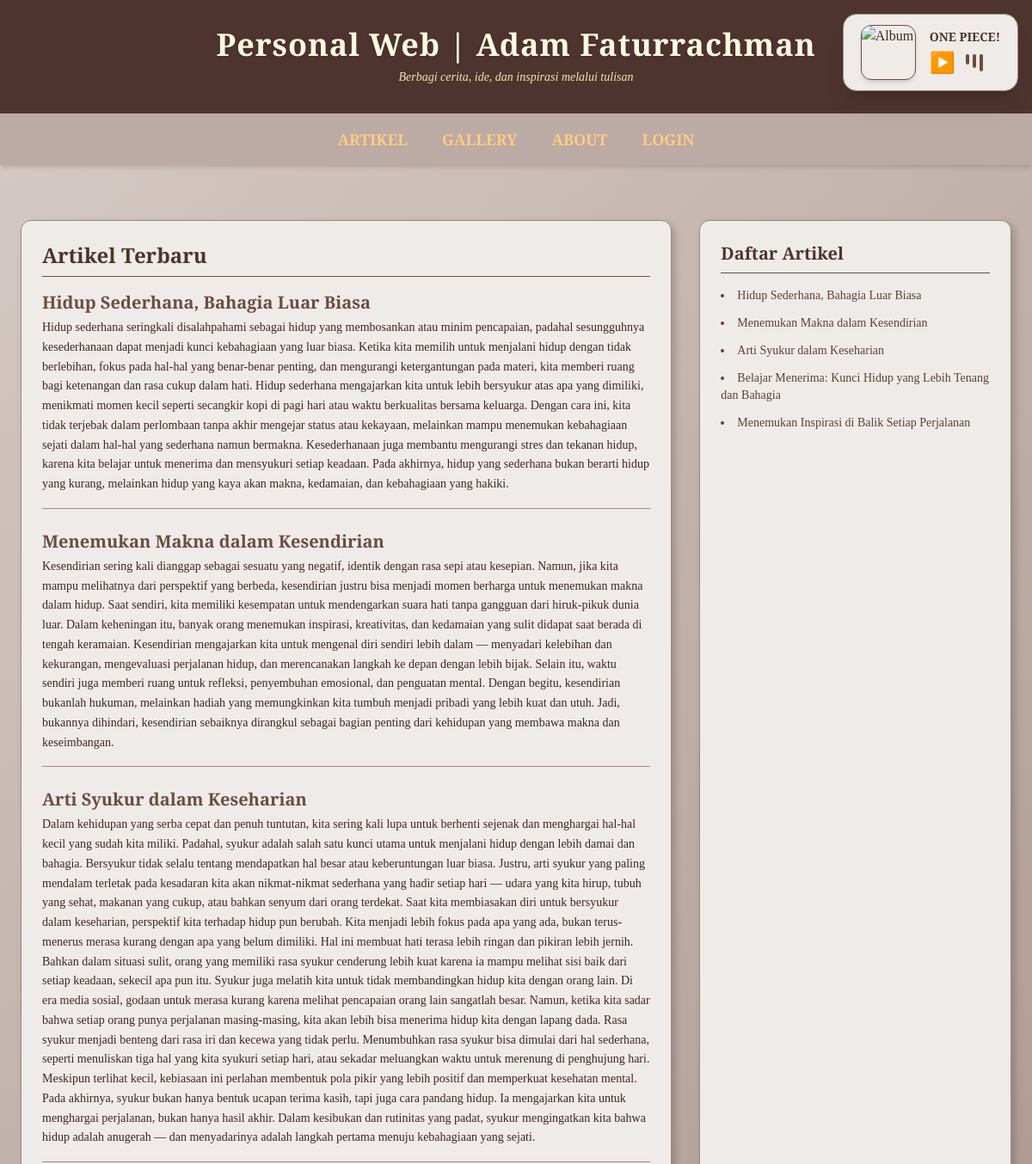
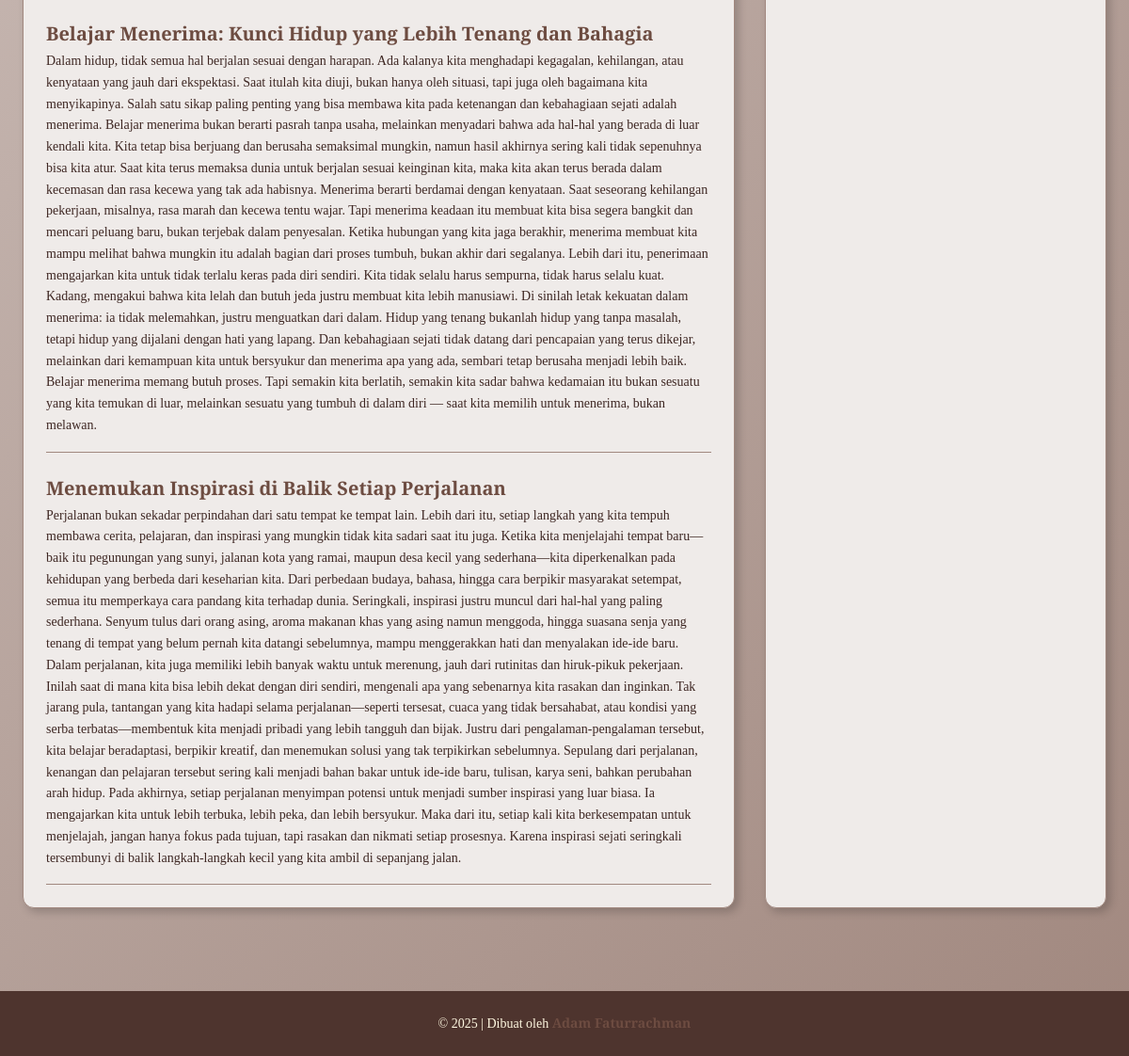
The page / on the database its author committed (2 pictures, top to bottom).
### tables this page shows
CREATE TABLE `tbl_artikel` (
  `id_artikel` int(5) NOT NULL,
  `nama_artikel` text NOT NULL,
  `isi_artikel` text NOT NULL
);

### index.php (the view, shortened to what this page needs)
<?php include "koneksi.php"; ?>
<!DOCTYPE html>
<html lang="id">
<head>
  <script src="https://cdn.tailwindcss.com"></script>
</head>
<body>
  <header class="header text-center p-8 shadow-lg">
    <h1 class="text-3xl md:text-4xl font-bold tracking-wide drop-shadow">Personal Web | Adam Faturrachman</h1>
    <p class="text-sm italic mt-2 text-[#ffe0b2]">Berbagi cerita, ide, dan inspirasi melalui tulisan</p>
  </header>
  <nav class="bg-[#bcaaa4] text-center py-4 shadow-md">
    <ul class="flex justify-center space-x-10 text-lg font-semibold uppercase">
      <li><a href="index.php" class="nav-link">Artikel</a></li>
      <li><a href="gallery.php" class="nav-link">Gallery</a></li>
      <li><a href="about.php" class="nav-link">About</a></li>
      <li><a href="admin/login.php" class="nav-link">Login</a></li>
    </ul>
  </nav>
  <main class="max-w-7xl mx-auto p-6 grid grid-cols-1 md:grid-cols-3 gap-8 mt-10">
    <section class="md:col-span-2 card rounded-xl p-6">
      <h2 class="text-2xl font-semibold mb-4 text-[#4e342e] border-b pb-2 border-[#6d4c41]">Artikel Terbaru</h2>
      <div class="space-y-6">
        <?php
        $sql = "SELECT * FROM tbl_artikel ORDER BY id_artikel DESC";
        $query = mysqli_query($db, $sql);
        while ($data = mysqli_fetch_array($query)) {
          echo "<div class='pb-4 border-b border-[#a1887f]'>";
          echo "<h3 class='text-xl font-bold text-[#6d4c41] mb-1'>" . htmlspecialchars($data['nama_artikel']) . "</h3>";
          echo "<p class='text-sm leading-relaxed'>" . htmlspecialchars($data['isi_artikel']) . "</p>";
          echo "</div>";
        }
        ?>
      </div>
    </section>
    <aside class="card rounded-xl p-6">
      <h2 class="text-xl font-semibold mb-4 text-[#4e342e] border-b pb-2 border-[#6d4c41]">Daftar Artikel</h2>
      <ul class="space-y-3 list-disc list-inside text-sm text-[#5d4037]">
        <?php
        $sql = "SELECT * FROM tbl_artikel ORDER BY id_artikel DESC";
        $query = mysqli_query($db, $sql);
        while ($data = mysqli_fetch_array($query)) {
          echo "<li>" . htmlspecialchars($data['nama_artikel']) . "</li>";
        }
        ?>
      </ul>
    </aside>
  </main>
<div class="fixed top-4 right-4 z-50">
  <div class="flex items-center bg-[#efebe9] border border-[#a1887f] shadow-xl rounded-2xl px-5 py-3 space-x-4">
    <img src="images/one piss.jpg" alt="Album" class="w-16 h-16 rounded-xl object-cover border border-[#6d4c41] shadow-md">
    <div class="flex flex-col justify-center">
      <p class="text-sm font-semibold text-[#4e342e] mb-1">ONE PIECE!</p>
      <div class="flex items-center space-x-3">
        <button onclick="togglePlay()" id="playBtn" class="text-2xl text-[#4e342e] hover:text-[#3e2723] transition">
          ▶️
        </button>
        <div id="volumeIcon" class="hidden sm:flex space-x-1">
          <span class="w-1 h-3 bg-[#6d4c41] animate-ping rounded-sm"></span>
          <span class="w-1 h-4 bg-[#6d4c41] animate-ping delay-100 rounded-sm"></span>
          <span class="w-1 h-5 bg-[#6d4c41] animate-ping delay-200 rounded-sm"></span>
        </div>
      </div>
    </div>
  </div>
</div>
  <footer class="footer text-center py-6 mt-16 text-sm">
    &copy; <?php echo date('Y'); ?> | Dibuat oleh <span class="highlight">Adam Faturrachman</span>
  </footer>
</body>
</html>

### index.php (style rules this page uses)
body { font-family: 'Playfair Display', serif; background: linear-gradient(135deg, #d7ccc8, #a1887f); color: #3e2723; }
.card { background-color: #efebe9; border: 1px solid #a1887f; box-shadow: 4px 4px 10px rgba(0, 0, 0, 0.2); }
.header { background-color: #4e342e; color: #fff8e1; }
.nav-link { color: #ffcc80; }
.footer { background-color: #4e342e; color: #fff8e1; }
.highlight { color: #6d4c41; font-weight: bold; }
.animate-ping { animation: volume 1s infinite; }
.delay-100 { animation-delay: 0.1s; }
.delay-200 { animation-delay: 0.2s; }

### rows shown on the page
tbl_artikel: nama_artikel "Hidup Sederhana, Bahagia Luar Biasa", isi_artikel "Hidup sederhana seringkali disalahpahami sebagai hidup yang membosankan atau minim pencapaian, padahal sesungguhnya kesederhanaan dapat menjadi kunci kebahagiaan yang luar biasa. Ketika kita memilih untuk menjalani hidup dengan tidak berlebihan, fokus pada hal-hal yang benar-benar penting, dan mengurangi ketergantungan pada materi, kita memberi ruang bagi ketenangan dan rasa cukup dalam hati. Hidup sederhana mengajarkan kita untuk lebih bersyukur atas apa yang dimiliki, menikmati momen kecil seperti secangkir kopi di pagi hari atau waktu berkualitas bersama keluarga. Dengan cara ini, kita tidak terjebak dalam perlombaan tanpa akhir mengejar status atau kekayaan, melainkan mampu menemukan…"
tbl_artikel: nama_artikel "Menemukan Makna dalam Kesendirian", isi_artikel "Kesendirian sering kali dianggap sebagai sesuatu yang negatif, identik dengan rasa sepi atau kesepian. Namun, jika kita mampu melihatnya dari perspektif yang berbeda, kesendirian justru bisa menjadi momen berharga untuk menemukan makna dalam hidup. Saat sendiri, kita memiliki kesempatan untuk mendengarkan suara hati tanpa gangguan dari hiruk-pikuk dunia luar. Dalam keheningan itu, banyak orang menemukan inspirasi, kreativitas, dan kedamaian yang sulit didapat saat berada di tengah keramaian. Kesendirian mengajarkan kita untuk mengenal diri sendiri lebih dalam — menyadari kelebihan dan kekurangan, mengevaluasi perjalanan hidup, dan merencanakan langkah ke depan dengan lebih bijak. Selain…"
tbl_artikel: nama_artikel "Arti Syukur dalam Keseharian", isi_artikel "Dalam kehidupan yang serba cepat dan penuh tuntutan, kita sering kali lupa untuk berhenti sejenak dan menghargai hal-hal kecil yang sudah kita miliki. Padahal, syukur adalah salah satu kunci utama untuk menjalani hidup dengan lebih damai dan bahagia. Bersyukur tidak selalu tentang mendapatkan hal besar atau keberuntungan luar biasa. Justru, arti syukur yang paling mendalam terletak pada kesadaran kita akan nikmat-nikmat sederhana yang hadir setiap hari — udara yang kita hirup, tubuh yang sehat, makanan yang cukup, atau bahkan senyum dari orang terdekat. Saat kita membiasakan diri untuk bersyukur dalam keseharian, perspektif kita terhadap hidup pun berubah. Kita menjadi lebih fokus pada apa…"
tbl_artikel: nama_artikel "Belajar Menerima: Kunci Hidup yang Lebih Tenang dan Bahagia", isi_artikel "Dalam hidup, tidak semua hal berjalan sesuai dengan harapan. Ada kalanya kita menghadapi kegagalan, kehilangan, atau kenyataan yang jauh dari ekspektasi. Saat itulah kita diuji, bukan hanya oleh situasi, tapi juga oleh bagaimana kita menyikapinya. Salah satu sikap paling penting yang bisa membawa kita pada ketenangan dan kebahagiaan sejati adalah menerima. Belajar menerima bukan berarti pasrah tanpa usaha, melainkan menyadari bahwa ada hal-hal yang berada di luar kendali kita. Kita tetap bisa berjuang dan berusaha semaksimal mungkin, namun hasil akhirnya sering kali tidak sepenuhnya bisa kita atur. Saat kita terus memaksa dunia untuk berjalan sesuai keinginan kita, maka kita akan terus…"
tbl_artikel: nama_artikel "Menemukan Inspirasi di Balik Setiap Perjalanan", isi_artikel "Perjalanan bukan sekadar perpindahan dari satu tempat ke tempat lain. Lebih dari itu, setiap langkah yang kita tempuh membawa cerita, pelajaran, dan inspirasi yang mungkin tidak kita sadari saat itu juga. Ketika kita menjelajahi tempat baru—baik itu pegunungan yang sunyi, jalanan kota yang ramai, maupun desa kecil yang sederhana—kita diperkenalkan pada kehidupan yang berbeda dari keseharian kita. Dari perbedaan budaya, bahasa, hingga cara berpikir masyarakat setempat, semua itu memperkaya cara pandang kita terhadap dunia. Seringkali, inspirasi justru muncul dari hal-hal yang paling sederhana. Senyum tulus dari orang asing, aroma makanan khas yang asing namun menggoda, hingga suasana senja…"
